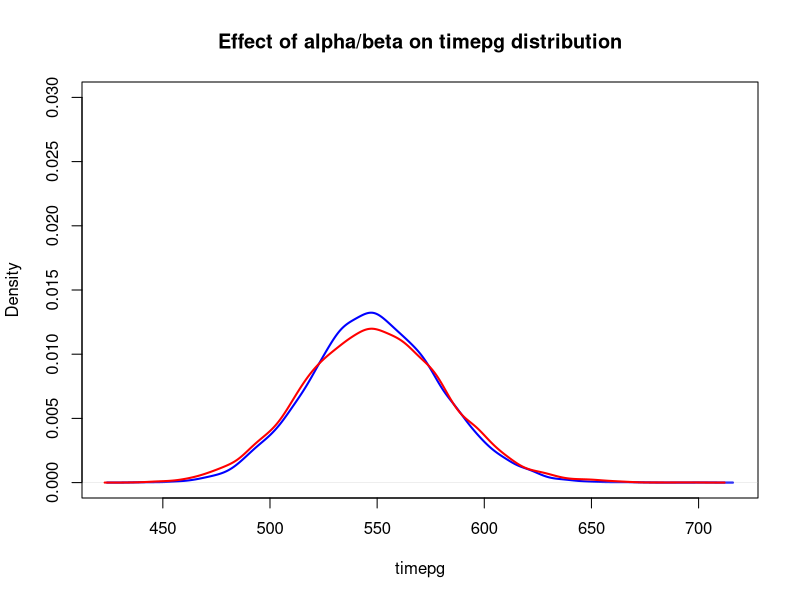
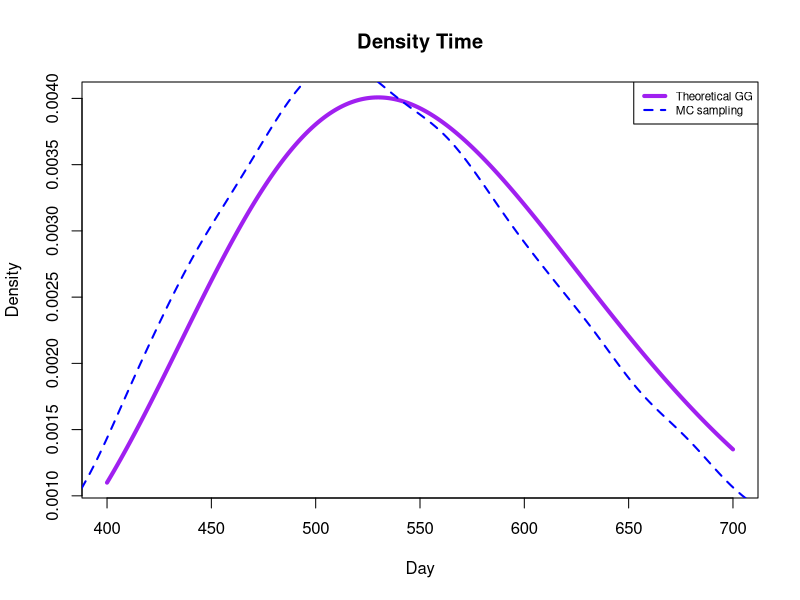

Recreate these plots in R, in order.
set.seed(2025)
M <- 10^4
Nneed <- 324
lambda <- 0.591
alpha <- 32.4
beta <- 54.8
t <- seq(1, 550, 1)


timepg <- rep(0, M)
csumpg <- rep(0, M)

dgammagamma <- function(t, alpha, b, c) {
	log_dens <- alpha * log(b) - lbeta(alpha, c) + (c - 1) * log(t) - (alpha + c) * log(b + t)
	dens <- exp(log_dens)
	return(dens)
}

pgammagamma <- function(t, alpha, b, c) {
	sapply(t, function(x) {
		integrate(function(u) dgammagamma(u, alpha, b, c), lower = 0, upper = x)$value
	})
}

### Option 1

simulate_time_to_threshold <- function(Nneed, alpha, beta) {
	csumpg <- 0
	timepg <- 0
	while (csumpg < Nneed) {
		lambdar <- rgamma(1, shape = alpha, rate = beta)
		csumpg <- csumpg + rpois(1, lambda = lambdar)
		timepg <- timepg + 1
	}
	return(timepg)
}

timepg_1 <- replicate(M, simulate_time_to_threshold(Nneed, 3.24, 5.48))
timepg_2 <- replicate(M, simulate_time_to_threshold(Nneed, 324, 548))

plot(density(timepg_2), col = "blue", lwd = 2,
		 main = "Effect of alpha/beta on timepg distribution",
		 xlab = "timepg", ylim = c(0, 0.03))
lines(density(timepg_1), col = "red", lwd = 2)


## we see here that no matter how we change alpha and beta, does not
## affect the variance in the density for time



### Option 2

simulate_time_variable_lambda <- function(Nneed, alpha, beta) {
	csumpg <- 0
	timepg <- 0
	while (csumpg < Nneed) {
		lambdar <- rgamma(1, shape = alpha, rate = beta) 
		csumpg <- csumpg + rpois(1, lambda = lambdar)
		timepg <- rgamma(1, shape = Nneed, rate = lambdar) 
	}
	return(timepg)
}

timepg <- replicate(M, simulate_time_variable_lambda(Nneed, 32.4, 54.8))


mean(timepg>548)
## I am worried about this relatively low probability
1-pgammagamma(548, alpha = alpha, b = beta, c = 324)

t_vals <- 400:700

plot(t_vals, dgammagamma(t_vals, alpha = 32.4, b = 54.8, c = Nneed), 
		 type = "n",
		 main = "Density Time",
		 xlab = "Day",
		 ylab = "Density")

lines(t_vals, dgammagamma(t_vals, alpha = 32.4, b = 54.8, c = Nneed), 
			lwd = 4,
			col = "purple")

lines(density(timepg), 
			col = "blue",
			lwd = 2,
			lty = 2)

legend("topright",
			 legend = c("Theoretical GG", "MC sampling"),
			 col = c("purple", "blue"),
			 lwd = c(4, 2),
			 lty = c(1, 2),
			 cex = 0.7)

## this can be a good MC alternative, what do you think?


### simulations for fixed lambda

simulate_time_fixed_lambda <- function(Nneed, alpha, beta) {
	csumpg <- 0
	timepg <- 0
	fixed_lambda <- alpha / beta
	while (csumpg < Nneed) {
		csumpg <- csumpg + rpois(1, lambda = fixed_lambda)
		timepg <- timepg + 1
	}
	return(timepg)
}

time_fixed <- replicate(M, simulate_time_fixed_lambda(Nneed, alpha, beta))
